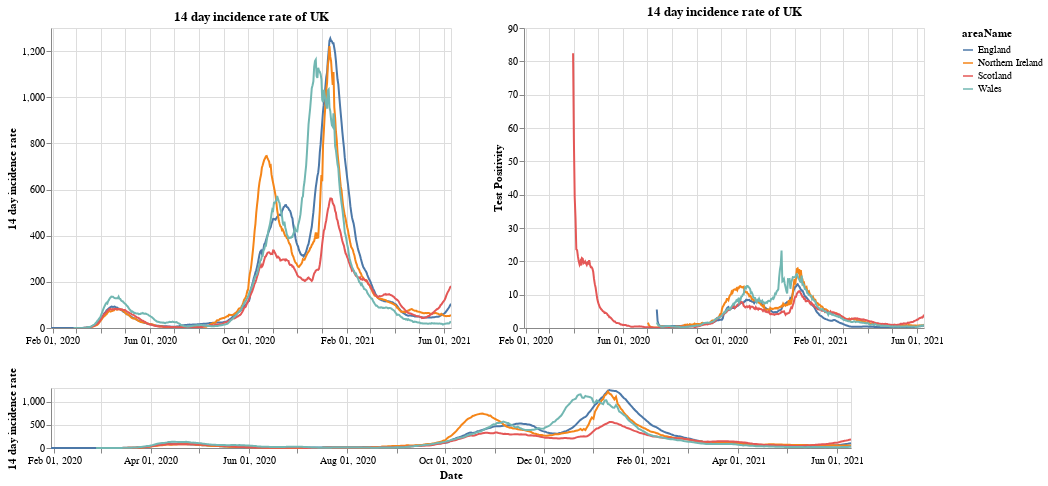

This figure's notebook cell:
### Markdown cell above
# Plots

First a plot with each country in the UK. The top right shows the positivity rate for (which is the percentage of registered tests which were positive) while the top left is the 14 day incidence rate. The bottom chart can be used to select the timeframe (does not work on a mobile device).

### Code cell
#collapse
brush = alt.selection(type='interval', name='DateBrush',encodings=['x'],fields=['Time'])
leg_selection = alt.selection_multi(fields=['areaName'], bind='legend')

base = alt.Chart(uk_cases).mark_line().encode(
    x=alt.X("yearmonthdate(date):T", axis=alt.Axis(title='Date')),
    y=alt.Y("twoWeeklyCasesRate:Q", axis=alt.Axis(title='14 day incidence rate')),
    tooltip=['areaName', 'date','twoWeeklyCasesRate', 'testPositivity'],
    color='areaName',
    opacity=alt.condition(leg_selection, alt.value(2), alt.value(0.1))
).add_selection(leg_selection).properties(width=400)

upper = base.encode(alt.X('yearmonthdate(date):T', axis=alt.Axis(title=''),
                         scale=alt.Scale(domain=brush))
                   ).properties(title=f'14 day incidence rate of UK')
upper_right = upper.encode(alt.Y('testPositivity:Q', axis=alt.Axis(title='Test Positivity')))
lower = base.properties(height=60, width = 800).add_selection(brush)

(upper | upper_right) & lower

### Figure 1 — Vega-Lite specification as saved in the notebook (floating-point values rounded to 4 significant figures; data arrays with more than 128 entries replaced by an {"elided": "..."} marker saying what was removed)
{"config": {"view": {"continuousWidth": 400, "continuousHeight": 300}}, "vconcat": [{"hconcat": [{"mark": "line", "encoding": {"color": {"type": "nominal", "field": "areaName"}, "opacity": {"condition": {"value": 2, "selection": "selector001"}, "value": 0.1}, "tooltip": [{"type": "nominal", "field": "areaName"}, {"type": "temporal", "field": "date"}, {"type": "quantitative", "field": "twoWeeklyCasesRate"}, {"type": "quantitative", "field": "testPositivity"}], "x": {"type": "temporal", "axis": {"title": ""}, "field": "date", "scale": {"domain": {"selection": "DateBrush"}}, "timeUnit": "yearmonthdate"}, "y": {"type": "quantitative", "axis": {"title": "14 day incidence rate"}, "field": "twoWeeklyCasesRate"}}, "selection": {"selector001": {"type": "multi", "fields": ["areaName"], "bind": "legend"}}, "title": "14 day incidence rate of UK", "width": 400}, {"mark": "line", "encoding": {"color": {"type": "nominal", "field": "areaName"}, "opacity": {"condition": {"value": 2, "selection": "selector001"}, "value": 0.1}, "tooltip": [{"type": "nominal", "field": "areaName"}, {"type": "temporal", "field": "date"}, {"type": "quantitative", "field": "twoWeeklyCasesRate"}, {"type": "quantitative", "field": "testPositivity"}], "x": {"type": "temporal", "axis": {"title": ""}, "field": "date", "scale": {"domain": {"selection": "DateBrush"}}, "timeUnit": "yearmonthdate"}, "y": {"type": "quantitative", "axis": {"title": "Test Positivity"}, "field": "testPositivity"}}, "selection": {"selector001": {"type": "multi", "fields": ["areaName"], "bind": "legend"}}, "title": "14 day incidence rate of UK", "width": 400}]}, {"mark": "line", "encoding": {"color": {"type": "nominal", "field": "areaName"}, "opacity": {"condition": {"value": 2, "selection": "selector001"}, "value": 0.1}, "tooltip": [{"type": "nominal", "field": "areaName"}, {"type": "temporal", "field": "date"}, {"type": "quantitative", "field": "twoWeeklyCasesRate"}, {"type": "quantitative", "field": "testPositivity"}], "x": {"type": "temporal", "axis": {"title": "Date"}, "field": "date", "timeUnit": "yearmonthdate"}, "y": {"type": "quantitative", "axis": {"title": "14 day incidence rate"}, "field": "twoWeeklyCasesRate"}}, "height": 60, "selection": {"selector001": {"type": "multi", "fields": ["areaName"], "bind": "legend"}, "DateBrush": {"type": "interval", "encodings": ["x"], "fields": ["Time"]}}, "width": 800}], "data": {"name": "data-c613486e99820bee404b976ed4dea2c9"}, "$schema": "https://vega.github.io/schema/vega-lite/v4.8.1.json", "datasets": {"data-c613486e99820bee404b976ed4dea2c9": {"elided": "1900 records"}}}
